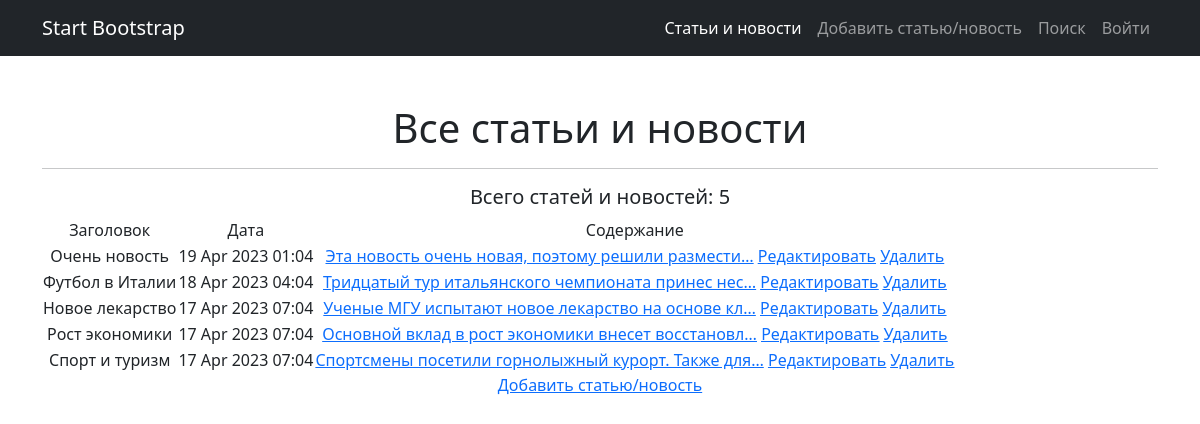
The page /news/ on the database as committed earlier.
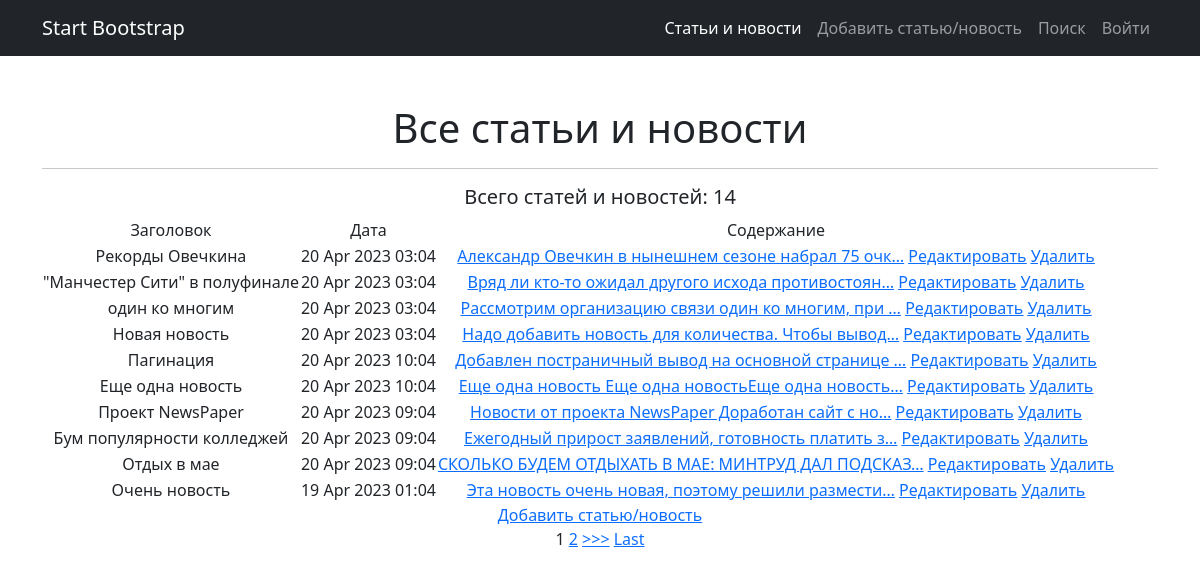
The same page on the database as committed later.
### news/models.py (models this page shows, shortened)
class Post (models.Model):
    author = models.ForeignKey(Author, on_delete=models.CASCADE)
    article='AR'
    news='NW'
    POST_TYPES=[
        (article, 'Статья'),
        (news,'Новость')
    ]
    postType=models.CharField(max_length=2, choices=POST_TYPES, default=news)
    dateTimeCreate=models.DateTimeField(auto_now_add=True)
    postCategory=models.ManyToManyField(Category, through='PostCategory')
    title=models.CharField(max_length=255)
    text=models.TextField()
    postRating=models.IntegerField(default=0)

### news/views.py (the view)
# urls.py: path('', PostList.as_view()), # т.к. сам по себе это класс, то нам надо представить этот класс в виде view. Для этого вызываем метод as_view
class PostList(ListView):
    model = Post  # указываем модель, объекты которой мы будем выводить
    template_name = 'posts.html'  # указываем имя шаблона, в котором будет лежать HTML, в нём будут все инструкции о том, как именно пользователю должны вывестись наши объекты
    context_object_name = 'posts'  # это имя списка, в котором будут лежать все объекты, его надо указать, чтобы обратиться к самому списку объектов через HTML-шаблон
    queryset = Post.objects.order_by('-id') # это если без формы поиска
    paginate_by = 10 # поставим постраничный вывод в 10 элементов

### news/templatetags/news_filters.py (called while the page is built)
@register.filter(name='censor') # регистрируем наш фильтр под именем censor, чтоб django понимал, что это именно фильтр, а не простая функция
def censor(value): # первый аргумент здесь — это то значение, к которому надо применить фильтр, т.е. примерно следующее будет в шаблоне value|censor
    for word in bad_words_list:
        value = value.replace(word, "")
    return value # возвращаемое функцией значение — это то значение, которое подставится к нам в шаблон

### templates/posts.html (shortened to what this page needs)
{% extends 'default.html' %}
{% load news_filters %}
{% block content %}
    <h1>Все статьи и новости</h1>
    <hr>
    {% if posts %}
    {% if is_paginated %}
    <h5>Всего статей и новостей: {{ page_obj.paginator.count }}</h5>
    {% else %}
    <h5>Всего статей и новостей: {{ posts|length }}</h5>
    {% endif %}
        <table>
            <tr>
                <td>
                    Заголовок
                </td>
                <td>
                    Дата
                </td>
                <td>
                    Содержание
                </td>
            </tr>
        {% for post in posts %}
            <tr>
                <td>
                    {{ post.title|censor }}
                </td>
                <td>
                    {{ post.dateTimeCreate|date:'d M Y h:m' }}
                </td>
                <td>
                    <a href="/news/{{ post.id }}">{{ post.text|censor|truncatechars:50 }}</a>
                    <a href="/news/{{ post.id }}/edit"><u>Редактировать</u></a>
                    <a href="/news/{{ post.id }}/delete"><u>Удалить</u></a>
                </td>
            </tr>
        {% endfor %}
        </table>
        <a href="/news/add">Добавить статью/новость</a> <br>
        {% if is_paginated %}
        {% for num in page_obj.paginator.page_range %}
            {% if page_obj.number == num %}
                <a>{{ num }}</a>
            {% elif num > page_obj.number|add:'-3' and num < page_obj.number|add:'3' %}
                <a href="?page={{ num }}">{{ num }}</a>
            {% endif %}
        {% endfor %}
        {% if page_obj.has_next %}
            <a href="?page={{ page_obj.next_page_number }}">>>></a>
            <a href="?page={{ page_obj.paginator.num_pages }}">Last</a>
        {% endif %}
        {% endif %}
    {% else %}
        <h2>Статей и новостей нет!</h2>
    {% endif %}
{% endblock content %}

Rows that differ between the two databases and show on the page:
no longer on this page (row unchanged): Post: title|censor "Футбол в Италии", dateTimeCreate "18 Apr 2023 04:04", text|censor "Тридцатый тур итальянского чемпионата принес нес…"
no longer on this page (row unchanged): Post: title|censor "Новое лекарство", dateTimeCreate "17 Apr 2023 07:04", text|censor "Ученые МГУ испытают новое лекарство на основе кл…"
no longer on this page (row unchanged): Post: title|censor "Рост экономики", dateTimeCreate "17 Apr 2023 07:04", text|censor "Основной вклад в рост экономики внесет восстановл…"
no longer on this page (row unchanged): Post: title|censor "Спорт и туризм", dateTimeCreate "17 Apr 2023 07:04", text|censor "Спортсмены посетили горнолыжный курорт. Также для…"
added Post: title|censor "Рекорды Овечкина", dateTimeCreate "20 Apr 2023 03:04", text|censor "Александр Овечкин в нынешнем сезоне набрал 75 очк…"
added Post: title|censor "\"Манчестер Сити\" в полуфинале", dateTimeCreate "20 Apr 2023 03:04", text|censor "Вряд ли кто-то ожидал другого исхода противостоян…"
added Post: title|censor "один ко многим", dateTimeCreate "20 Apr 2023 03:04", text|censor "Рассмотрим организацию связи один ко многим, при …"
added Post: title|censor "Новая новость", dateTimeCreate "20 Apr 2023 03:04", text|censor "Надо добавить новость для количества. Чтобы вывод…"
added Post: title|censor "Пагинация", dateTimeCreate "20 Apr 2023 10:04", text|censor "Добавлен постраничный вывод на основной странице …"
added Post: title|censor "Еще одна новость", dateTimeCreate "20 Apr 2023 10:04", text|censor "Еще одна новость Еще одна новостьЕще одна новость…"
added Post: title|censor "Проект NewsPaper", dateTimeCreate "20 Apr 2023 09:04", text|censor "Новости от проекта NewsPaper Доработан сайт с но…"
added Post: title|censor "Бум популярности колледжей", dateTimeCreate "20 Apr 2023 09:04", text|censor "Ежегодный прирост заявлений, готовность платить з…"
added Post: title|censor "Отдых в мае", dateTimeCreate "20 Apr 2023 09:04", text|censor "СКОЛЬКО БУДЕМ ОТДЫХАТЬ В МАЕ: МИНТРУД ДАЛ ПОДСКАЗ…"
Other text that changed with them:
{{ page_obj.paginator.count }}: (not shown) → "14"
{{ posts|length }}: "5" → (not shown)
text now shown: ">>> Last"
new list line: "1"
new list line: "2"
